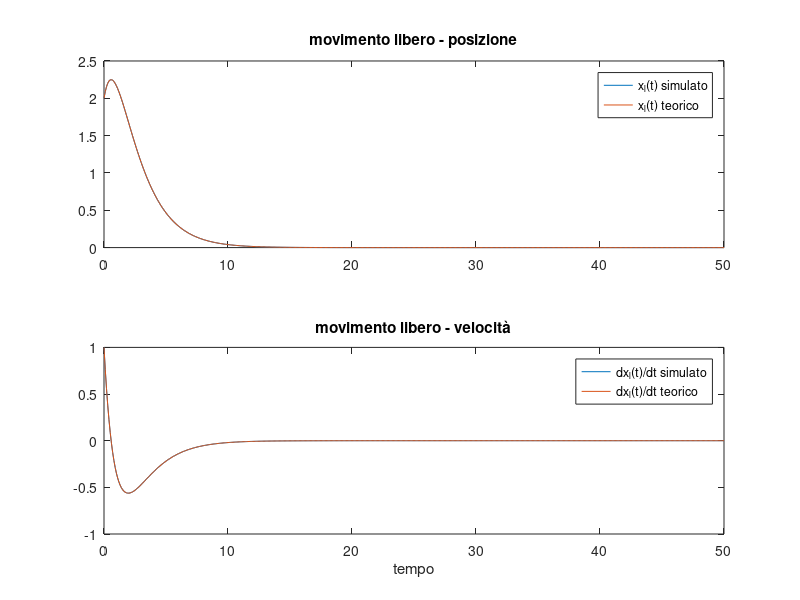
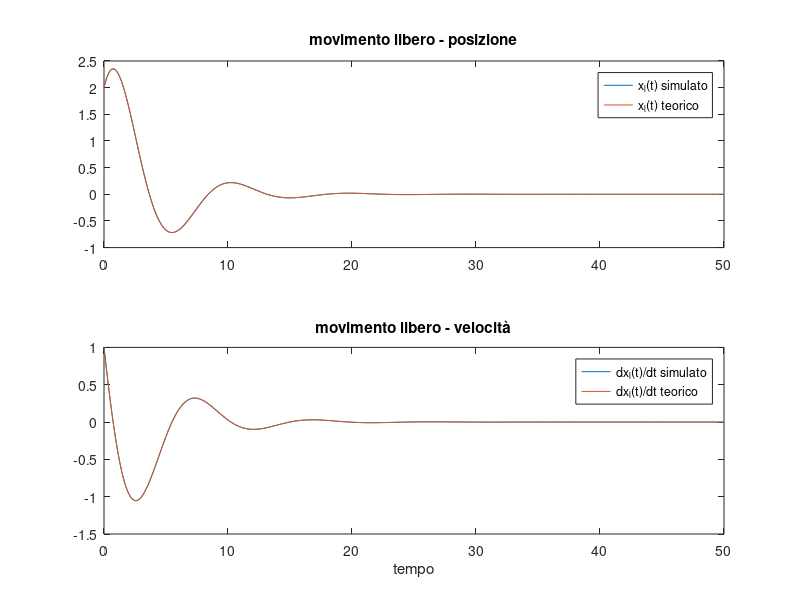
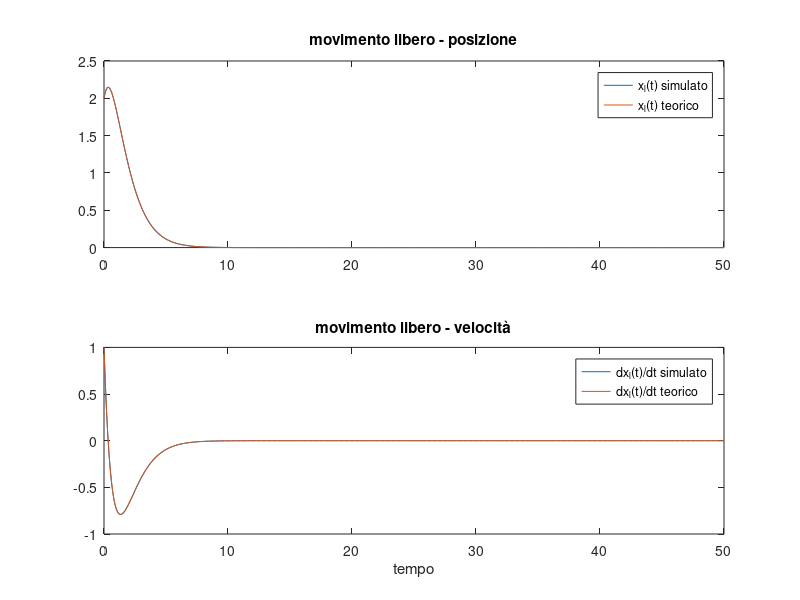

MATLAB code to generate these figures, in order:
function Esempio3_5()
  close all
  clear all
  clc
  % Si studia il sistema massa molla, osservando la diagonalizzabilità del sistema
  pkg load control
  % Caso 1: h^2 > 4Mk
  t=0:0.1:50; % Tempo di simulazione lungo per analizzare il comportamento a regime
  u = zeros(size(t)); % Ipotizzo forza esterna agente pari a zero
  k=1;  % Progettuale, verranno studiate varie configurazioni
  h=3;  % Progettuale, verranno studiate varie configurazioni
  M=2;  % Progettuale, verranno studiate varie configurazioni
  x0=[2 1]';  % Scelta iniziale
  [A,B,C,D] = computeMat(k,h,M);
  % Autovalori
  s1 = -h/(2*M) + sqrt((h*h)/(4*M*M) - k/M);
  s2 = -h/(2*M) - sqrt((h*h)/(4*M*M) - k/M);
  % Matrice di trasformazione e sistema equivalente
  Td = 1/(s1-s2)*[s2 -1; -s1 1];
  Ad = Td * A * pinv(Td)
  xl = 1/(s2-s1) * [ (s2*x0(1)-x0(2))*e.^(s1.*t) - (s1*x0(1)-x0(2))*e.^(s2.*t);
                    (s1*s2*x0(1)-s1*x0(2))*e.^(s1.*t) - (s1*s2*x0(1)-s2*x0(2))*e.^(s2.*t)];
  % Confronto la soluzione matematica con la soluzione del risolutore
  comparazione(A,B,C,D,u,t,x0,xl(1,:),xl(2,:));

  % Caso 2: h^2 < 4Mk
  k2=1;
  h2=1;
  M2=2;
  [A2,B2,C2,D2] = computeMat(k2,h2,M2);
  % Autovalori
  s = -h2/(2*M2);
  w = sqrt(k2/M2 - (h2*h2)/(4*M2*M2));
  d = sqrt(s*s + w*w);
  g = acos(s/d); %asin(w/d);
  % Evoluzione libera
  xl2 = e.^(s.*t).*[-d/w .*sin(w.*t - g) .*x0(1) + 1/w .*sin(w.*t) .*x0(2);
                    -(d*d)/w .*sin(w*t) .*x0(1) + d/w .*sin(w.*t +g) .*x0(2)];
  % Confronto la soluzione matematica con la soluzione del risolutore
  comparazione(A2,B2,C2,D2,u,t,x0,xl2(1,:),xl2(2,:));

  % Caso 3: h^2 == 4Mk
  k3 = 2;
  h3 = 4;
  M3 = 2;
  [A3,B3,C3,D3] = computeMat(k3,h3,M3);
  % Autovalori
  s0 = -h3/(2*M3)
  % Matrice di trasformazione e sistema equivalente
  Tj = [0 -1/(s0*s0); 1 -1/s0];
  Aj = Tj * A3 * pinv(Tj)
  % Evoluzione libera
  xl3 = e.^(s0.*t) .* [x0(1) - (s0*x0(1) - x0(2)).*t; x0(2) - s0*(s0*x0(1) -x0(2)).*t];
  % Confronto la soluzione matematica con la soluzione del risolutore
  comparazione(A3,B3,C3,D3,u,t,x0,xl3(1,:),xl3(2,:));
endfunction

function [A,B,C,D] = computeMat(k,h,M)
  A=[0 1;-k/M -h/M];
  B=[0;1/M];
  C=[1 0];
  D=0;
endfunction

function comparazione(A,B,C,D,u,t,x0,x1,x2)
  % Simulo per confrontare i risultati
  sys = ss(A,B,C,D);
  [y,T,X] = lsim(sys,u,t,x0);

  %
  % plot
  %
  figure
  subplot(211),plot(t,X(:,1),';x_l(t) simulato;',t,x1,';x_l(t) teorico;');
  title('movimento libero - posizione')
  hold on
  subplot(212),plot(t,X(:,2),';dx_l(t)/dt simulato;',t,x2,';dx_l(t)/dt teorico;')
  title('movimento libero - velocità')
  xlabel('tempo')
endfunction
